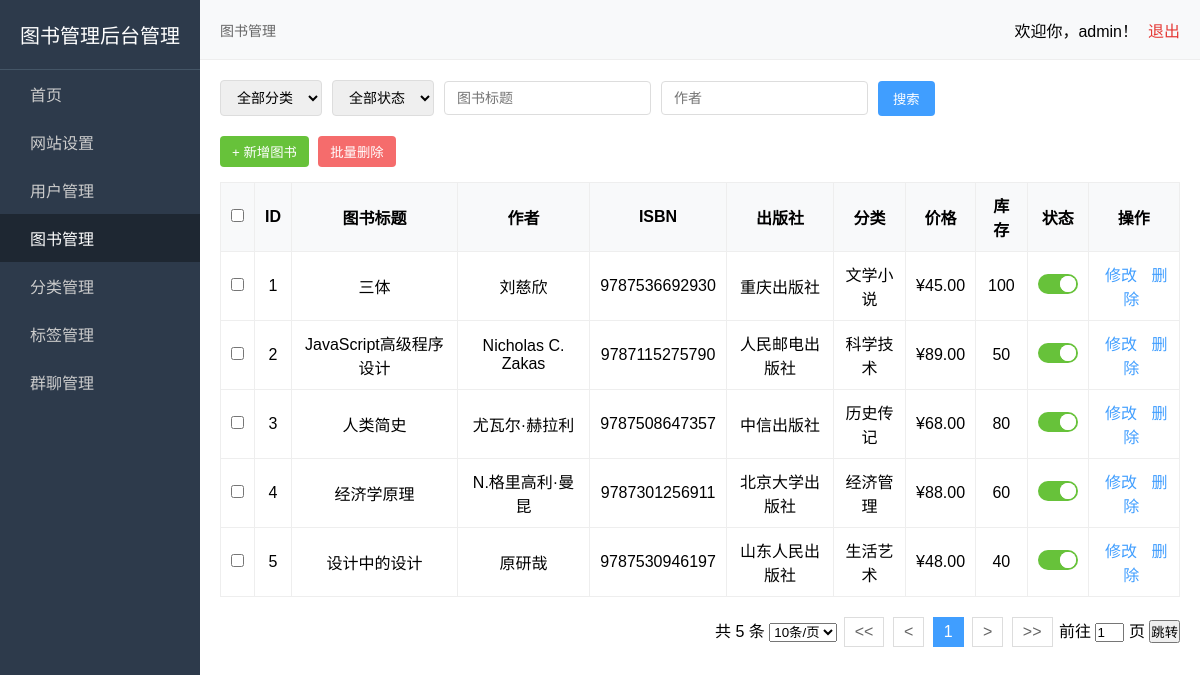
Page /php/book_manage.php (signed in) on the committed database.
### tables this page shows
CREATE TABLE IF NOT EXISTS `books` (
  `id` INT(11) NOT NULL AUTO_INCREMENT COMMENT '图书ID，自增主键',
  `title` VARCHAR(100) NOT NULL COMMENT '图书标题',
  `author` VARCHAR(50) NOT NULL COMMENT '作者',
  `isbn` VARCHAR(20) DEFAULT NULL COMMENT 'ISBN号',
  `publisher` VARCHAR(100) DEFAULT NULL COMMENT '出版社',
  `publish_date` DATE DEFAULT NULL COMMENT '出版日期',
  `category_id` INT(11) NOT NULL COMMENT '分类ID',
  `cover_image` VARCHAR(255) DEFAULT NULL COMMENT '封面图片',
  `description` TEXT COMMENT '图书描述',
  `price` DECIMAL(10,2) DEFAULT 0.00 COMMENT '价格',
  `stock` INT(11) DEFAULT 0 COMMENT '库存数量',
  `status` TINYINT(1) DEFAULT 1 COMMENT '状态（1上架，0下架）',
  `create_time` DATETIME DEFAULT CURRENT_TIMESTAMP COMMENT '创建时间',
  `update_time` DATETIME DEFAULT CURRENT_TIMESTAMP ON UPDATE CURRENT_TIMESTAMP COMMENT '更新时间',
  PRIMARY KEY (`id`),
  KEY `category_id_index` (`category_id`),
  KEY `author_index` (`author`),
  KEY `title_index` (`title`),
  CONSTRAINT `fk_books_category` FOREIGN KEY (`category_id`) REFERENCES `categories` (`id`) ON DELETE CASCADE
);

CREATE TABLE IF NOT EXISTS `categories` (
  `id` INT(11) NOT NULL AUTO_INCREMENT COMMENT '分类ID，自增主键',
  `name` VARCHAR(50) NOT NULL COMMENT '分类名称',
  `description` VARCHAR(255) DEFAULT NULL COMMENT '分类描述',
  `status` TINYINT(1) DEFAULT 1 COMMENT '状态（1启用，0禁用）',
  `sort_order` INT(11) DEFAULT 0 COMMENT '排序',
  `create_time` DATETIME DEFAULT CURRENT_TIMESTAMP COMMENT '创建时间',
  `update_time` DATETIME DEFAULT CURRENT_TIMESTAMP ON UPDATE CURRENT_TIMESTAMP COMMENT '更新时间',
  PRIMARY KEY (`id`),
  UNIQUE KEY `name_unique` (`name`)
);

### php/book_manage.php (the view, shortened to what this page needs)
<?php
$pdo = getPDOConnection();
$page = isset($_GET['page']) ? max(1, intval($_GET['page'])) : 1;
$per_page = isset($_GET['per_page']) ? intval($_GET['per_page']) : 10;
$offset = ($page - 1) * $per_page;
$sql = "SELECT b.*, c.name as category_name FROM books b LEFT JOIN categories c ON b.category_id = c.id WHERE 1=1";
$params = [];
$sql .= " ORDER BY b.create_time DESC";
$count_sql = "SELECT COUNT(*) FROM books b WHERE 1=1";
$total_count = $pdo->query($count_sql)->fetchColumn();
$sql .= " LIMIT $per_page OFFSET $offset";
if (!empty($params)) {
    $stmt = $pdo->prepare($sql);
    $stmt->execute($params);
    $books = $stmt->fetchAll();
} else {
    $stmt = $pdo->query($sql);
    $books = $stmt->fetchAll();
}
$total_pages = ceil($total_count / $per_page);
function getPageUrl($page_num) {
    $params = $_GET;
    $params['page'] = $page_num;
    return 'book_manage.php?' . http_build_query($params);
}
?>
<!DOCTYPE html>
<html lang="zh-CN">
<head>
    <link rel="stylesheet" href="/admin-book/css/user_manage.css">
</head>
<body>
    <div class="sidebar">
        <div class="logo">图书管理后台管理</div>
        <ul>
            <li><a href="home.php"><i class="icon fa fa-home"></i>首页</a></li>
            <li><a href="site_setting.php"><i class="icon fa fa-cog"></i>网站设置</a></li>
            <li><a href="user_manage.php"><i class="icon fa fa-user"></i>用户管理</a></li>
            <li><a href="book_manage.php" class="active"><i class="icon fa fa-book"></i>图书管理</a></li>
            <li><a href="category_manage.php"><i class="icon fa fa-list"></i>分类管理</a></li>
            <li><a href="tag_manage.php"><i class="icon fa fa-tags"></i>标签管理</a></li>
            <li><a href="group_manage.php"><i class="icon fa fa-comments"></i>群聊管理</a></li>
        </ul>
    </div>
    <div class="topbar">
        <div class="random-joke">图书管理</div>
        <div class="user-info">欢迎你，<?php echo $_SESSION['username']; ?>！<a href="logout.php">退出</a></div>
    </div>
    <div class="main">
        <div class="search-bar">
            <form method="get" action="book_manage.php" style="display: flex; gap: 10px; align-items: center;">
                <select name="category_id">
                    <option value="">全部分类</option>
                </select>
                <select name="status">
                    <option value="">全部状态</option>
                </select>
                <input type="text" name="title" placeholder="图书标题" value="<?php echo isset($_GET['title']) ? htmlspecialchars($_GET['title']) : ''; ?>">
                <input type="text" name="author" placeholder="作者" value="<?php echo isset($_GET['author']) ? htmlspecialchars($_GET['author']) : ''; ?>">
                <button type="submit">搜索</button>
            </form>
        </div>
        <div class="btn-group">
            <button class="add-btn" onclick="showAddBookModal()">+ 新增图书</button>
            <button class="del-btn" onclick="batchDeleteBooks()">批量删除</button>
        </div>
        <table>
            <thead>
                <tr>
                    <th><input type="checkbox" id="selectAll" onclick="toggleSelectAll(this)"></th>
                    <th>ID</th>
                    <th>图书标题</th>
                    <th>作者</th>
                    <th>ISBN</th>
                    <th>出版社</th>
                    <th>分类</th>
                    <th>价格</th>
                    <th>库存</th>
                    <th>状态</th>
                    <th>操作</th>
                </tr>
            </thead>
            <tbody>
                <?php foreach ($books as $book) : ?>
                <tr>
                    <td><input type="checkbox" name="book_ids" value="<?php echo $book['id']; ?>"></td>
                    <td><?php echo $book['id']; ?></td>
                    <td><?php echo $book['title']; ?></td>
                    <td><?php echo $book['author']; ?></td>
                    <td><?php echo isset($book['isbn']) ? $book['isbn'] : ''; ?></td>
                    <td><?php echo isset($book['publisher']) ? $book['publisher'] : ''; ?></td>
                    <td><?php echo isset($book['category_name']) ? $book['category_name'] : ''; ?></td>
                    <td>¥<?php echo $book['price']; ?></td>
                    <td><?php echo $book['stock']; ?></td>
                    <td>
                        <button class="status-switch <?php echo $book['status'] ? 'on' : ''; ?>" data-book-id="<?php echo $book['id']; ?>" data-status="<?php echo $book['status']; ?>"></button>
                    </td>
                    <td>
                        <a href="javascript:void(0);" onclick="showEditBookModal(<?php echo $book['id']; ?>)">修改</a>
                        <a href="javascript:void(0);" onclick="deleteBook(<?php echo $book['id']; ?>, '<?php echo addslashes($book['title']); ?>')">删除</a>
                    </td>
                </tr>
                <?php endforeach; ?>
            </tbody>
        </table>
        <div class="pagination">
            共 <?php echo $total_count; ?> 条
            <select onchange="changePerPage(this.value)">
                <option value="10" <?php echo $per_page == 10 ? 'selected' : ''; ?>>10条/页</option>
            </select>
            <a href="<?php echo getPageUrl(1); ?>">&lt;&lt;</a>
            <a href="<?php echo getPageUrl(max(1, $page - 1)); ?>">&lt;</a>
            <?php for ($i = max(1, $page - 2); $i <= min($total_pages, $page + 2); $i++): ?>
                <a href="<?php echo getPageUrl($i); ?>" <?php echo $i == $page ? 'class="current"' : ''; ?>><?php echo $i; ?></a>
            <?php endfor; ?>
            <a href="<?php echo getPageUrl(min($total_pages, $page + 1)); ?>">&gt;</a>
            <a href="<?php echo getPageUrl($total_pages); ?>">&gt;&gt;</a>
            前往 <input type="text" id="gotoPage" value="<?php echo $page; ?>" size="1"> 页
            <button onclick="gotoPage()">跳转</button>
        </div>
    </div>
</body>
</html>

### css/user_manage.css (style rules this page uses)
* { margin: 0; padding: 0; box-sizing: border-box; font-family: "Microsoft Yahei", sans-serif; }
.sidebar { width: 200px; height: 100vh; background-color: #2d3a4b; color: #fff; position: fixed; top: 0; left: 0; padding-top: 20px; }
.sidebar .logo { padding: 0 20px 20px; font-size: 20px; border-bottom: 1px solid #445566; }
.sidebar ul { list-style: none; }
.sidebar li a { display: block; padding: 12px 20px; color: #ccc; text-decoration: none; transition: all 0.3s; }
.sidebar li a:hover, .sidebar li a.active { background-color: #1e2732; color: #fff; }
.topbar { margin-left: 200px; height: 60px; background-color: #f8f9fa; border-bottom: 1px solid #eee; display: flex; justify-content: space-between; align-items: center; padding: 0 20px; }
.topbar .random-joke { color: #666; font-size: 14px; }
.topbar .user-info a { color: #e53935; text-decoration: none; margin-left: 10px; }
.main { margin-left: 200px; padding: 20px; }
.search-bar { margin-bottom: 20px; display: flex; align-items: center; gap: 10px; }
.search-bar select, .search-bar input { padding: 8px 12px; border: 1px solid #ddd; border-radius: 4px; font-size: 14px; }
.search-bar button { padding: 8px 15px; background-color: #409eff; color: #fff; border: none; border-radius: 4px; cursor: pointer; }
.btn-group { margin-bottom: 15px; }
.btn-group button { padding: 6px 12px; border: none; border-radius: 4px; color: #fff; cursor: pointer; margin-right: 5px; }
.btn-group .add-btn { background-color: #67c23a; }
.btn-group .del-btn { background-color: #f56c6c; }
table { width: 100%; border-collapse: collapse; text-align: center; }
table th, table td { border: 1px solid #eee; padding: 10px; }
table th { background-color: #f8f9fa; font-weight: 600; }
table td .status-switch { display: inline-block; width: 40px; height: 20px; background-color: #ccc; border-radius: 10px; position: relative; cursor: pointer; }
table td .status-switch.on { background-color: #67c23a; }
table td .status-switch::after { content: ""; position: absolute; width: 16px; height: 16px; border-radius: 50%; background-color: #fff; top: 2px; left: 2px; transition: all 0.3s; }
table td .status-switch.on::after { left: 22px; }
table td a { color: #409eff; text-decoration: none; margin: 0 5px; }
.pagination { margin-top: 20px; text-align: right; }
.pagination a, .pagination span { display: inline-block; padding: 5px 10px; border: 1px solid #ddd; margin: 0 2px; text-decoration: none; color: #666; }
.pagination a:hover, .pagination .current { background-color: #409eff; color: #fff; border-color: #409eff; }

### php/book_manage.php (style rules this page uses)
.status-switch { width: 40px; height: 20px; background-color: #ccc; border-radius: 10px; position: relative; cursor: pointer; transition: background-color 0.3s; border: none; outline: none; padding: 0; margin: 0; }
.status-switch.on { background-color: #67c23a; }
.status-switch::before { content: ''; position: absolute; width: 16px; height: 16px; background-color: white; border-radius: 50%; top: 2px; left: 2px; transition: transform 0.3s; }
.status-switch.on::before { transform: translateX(20px); }

### rows in the picture
books: id "1", title "三体", author "刘慈欣", isbn "9787536692930", publisher "重庆出版社", category.name "文学小说", price "45.00", stock "100", status 1 (drawn)
books: id "2", title "JavaScript高级程序设计", author "Nicholas C. Zakas", isbn "9787115275790", publisher "人民邮电出版社", category.name "科学技术", price "89.00", stock "50", status 1 (drawn)
books: id "3", title "人类简史", author "尤瓦尔·赫拉利", isbn "9787508647357", publisher "中信出版社", category.name "历史传记", price "68.00", stock "80", status 1 (drawn)
books: id "4", title "经济学原理", author "N.格里高利·曼昆", isbn "9787301256911", publisher "北京大学出版社", category.name "经济管理", price "88.00", stock "60", status 1 (drawn)
books: id "5", title "设计中的设计", author "原研哉", isbn "9787530946197", publisher "山东人民出版社", category.name "生活艺术", price "48.00", stock "40", status 1 (drawn)

### other values in the picture
$_SESSION['username'] "admin"
$total_count "5"
